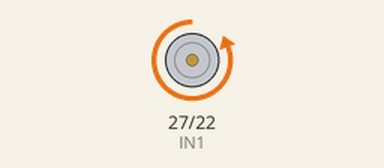
Bench run of a program on a simulated Raspberry Pi (BCM pin numbers). Parts: motor-driver pin pairs drawn as motors (green arrow = first pin HIGH = forward, orange = second pin HIGH = backward, longer = more drive, scaled by the enable pin). At 15.0 s the program stops and its outputs stay as they are.

Above: at 0.1 s.
At 6.1 s:
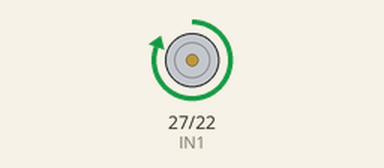
At 15.1 s:
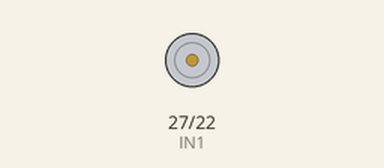
Timing chart, 0 to 16.5 s (numbered marks = the images above):
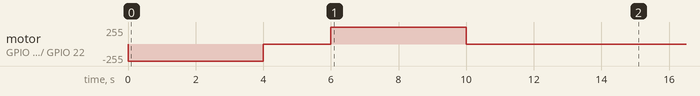

Measured:
- by itself, motor on GPIO 27 (IN1) / GPIO 22 (IN2): stopped → backward 255/255 at 0.00 s, → stopped 4.0 s later, → forward 255/255 2.0 s later, → stopped 4.0 s later

The program:

DC-motor.py
```python
# pylint: disable=no-member
import RPi.GPIO as GPIO         # 引入GPIO模块
import time                     # 引入time模块

ENA = 17
IN1 = 27
IN2 = 22

try: # 初始化
    GPIO.setmode(GPIO.BCM)          # 使用BCM编号方式
    GPIO.setup(ENA, GPIO.OUT)       # 将连接ENA的GPIO引脚设置为输出模式
    GPIO.setup(IN1, GPIO.OUT)       # 将连接IN1的GPIO引脚设置为输出模式
    GPIO.setup(IN2, GPIO.OUT)       # 将连接IN2的GPIO引脚设置为输出模式

    while True:
        # 驱动电机正向旋转5秒
        GPIO.output(IN1, False)     # 将IN1设置为0
        GPIO.output(IN2, True)      # 将IN2设置为1
        GPIO.output(ENA, True)      # 将ENA设置为1，启动A通道电机
        time.sleep(4)            	# 等待电机转动5秒

        # 电机停止2秒
        GPIO.output(ENA, False)     # 将ENA设置为0
        time.sleep(2)            	# 等待电机停止2秒

        # 驱动电机反向旋转5秒
        GPIO.output(IN1, True)      # 将IN1设置为1
        GPIO.output(IN2, False)     # 将IN2设置为0
        GPIO.output(ENA, True)      # 将ENA设置为1，启动A通道电机
        time.sleep(4)            	# 等待电机转动5秒

        # 电机停止2秒
        GPIO.output(ENA, False)     # 将ENA设置为0
        time.sleep(5)            	# 等待电机停止2秒
        break
finally:
    GPIO.cleanup()                  # 清理释放GPIO资源，将GPIO复位
```
